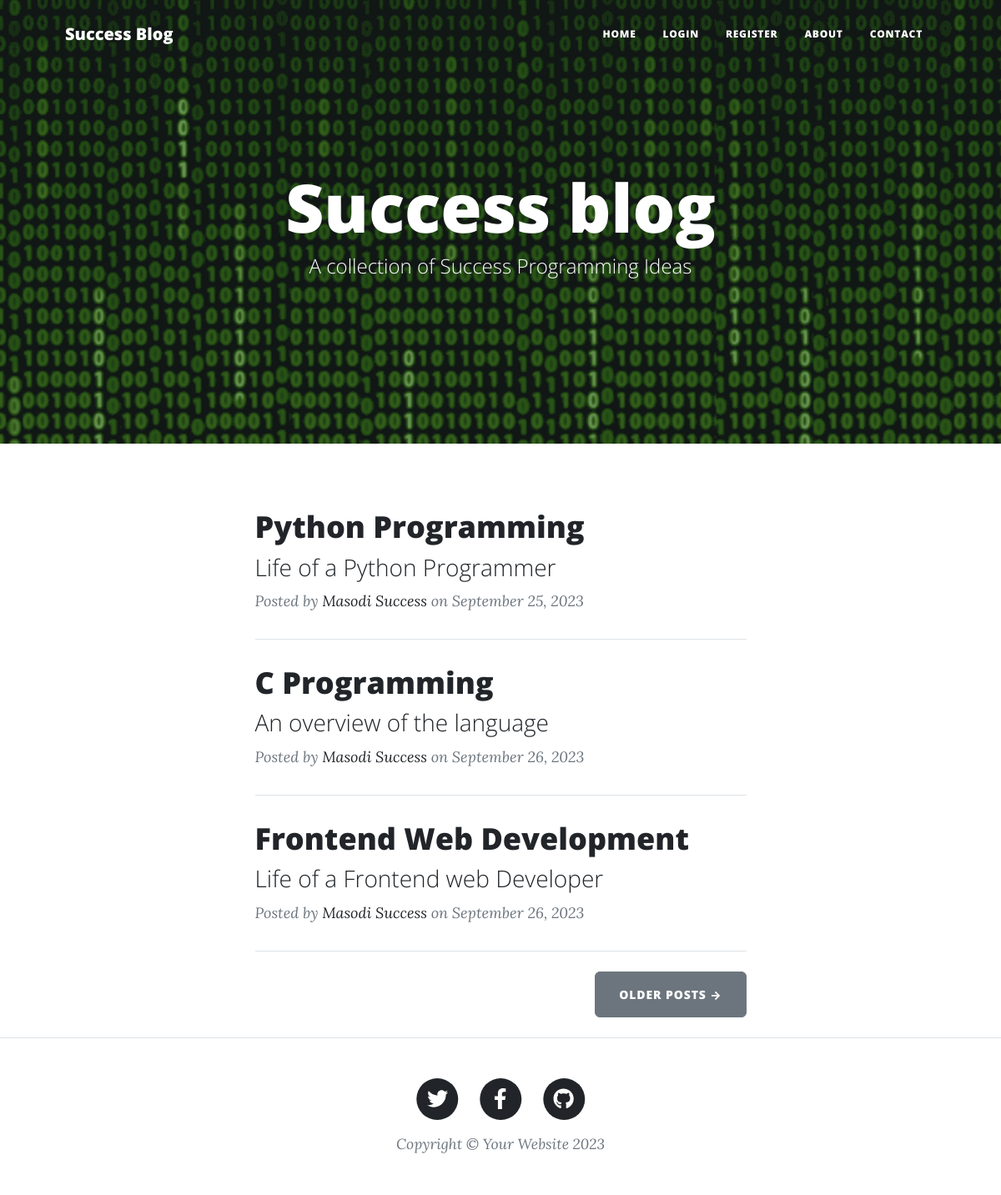
The page / on the database its author committed.
### main.py (models this page shows)
class BlogPost(db.Model):
    id = db.Column(db.Integer, primary_key=True)
    __tablename__ = "blog_posts"
    author_id = db.Column(db.Integer, db.ForeignKey("users.id"))
    author = relationship("User", back_populates="posts")
    title = db.Column(db.String(250), unique=True, nullable=False)
    subtitle = db.Column(db.String(250), nullable=False)
    date = db.Column(db.String(250), nullable=False)
    body = db.Column(db.Text, nullable=False)
    img_url = db.Column(db.String(250), nullable=False)
    comments = relationship("Comment", back_populates="parent_post")

class User(UserMixin, db.Model):
    __tablename__ = "users"
    id = db.Column(db.Integer, primary_key=True)
    email = db.Column(db.String(100), unique=True)
    password = db.Column(db.String(100))
    name = db.Column(db.String(1000))
    posts = relationship("BlogPost", back_populates="author")
    comments = relationship("Comment", back_populates="comment_author")

### main.py (the view)
@app.route('/')
def get_all_posts():
    result = db.session.execute(db.select(BlogPost))
    posts = result.scalars().all()
    return render_template("index.html", all_posts=posts, current_user=current_user)

### templates/index.html (shortened to what this page needs)
{% include "header.html" %}
<header
  class="masthead"
  style="background-image: url('../static/assets/img/wallpaper2.gif')"
>
  <div class="container position-relative px-4 px-lg-5">
    <div class="row gx-4 gx-lg-5 justify-content-center">
      <div class="col-md-10 col-lg-8 col-xl-7">
        <div class="site-heading">
          <h1>Success blog</h1>
            <span class="subheading">A collection of Success Programming Ideas</span>
        </div>
      </div>
    </div>
  </div>
</header>
<div class="container px-4 px-lg-5">
  <div class="row gx-4 gx-lg-5 justify-content-center">
    <div class="col-md-10 col-lg-8 col-xl-7">
      {% for post in all_posts %}
      <div class="post-preview">
        <a href="{{ url_for('show_post', post_id=post.id) }}">
          <h2 class="post-title">{{ post.title }}</h2>
          <h3 class="post-subtitle">{{ post.subtitle }}</h3>
        </a>
        <p class="post-meta">
          Posted by
          <a href="{{url_for('me') }}">{{post.author.name}}</a>
          on {{post.date}}
        </p>
      </div>
      <hr class="my-4" />
      {% endfor %}
      <div class="d-flex justify-content-end mb-4">
        <a class="btn btn-secondary text-uppercase" href="#!">Older Posts →</a>
      </div>
    </div>
  </div>
</div>
{% include "footer.html" %}

### templates/header.html (shortened to what this page needs)
<!DOCTYPE html>
<html lang="en">
  <head>
    {% block styles %}
    {{ bootstrap.load_css() }}
    <link
      href="{{ url_for('static', filename='css/styles.css') }}"
      rel="stylesheet"
    />
    {% endblock %}
  </head>
  <body>
    <nav class="navbar navbar-expand-lg navbar-light" id="mainNav">
      <div class="container px-4 px-lg-5">
        <a class="navbar-brand" href="/">Success Blog</a>
        <div class="collapse navbar-collapse" id="navbarResponsive">
          <ul class="navbar-nav ms-auto py-4 py-lg-0">
            <li class="nav-item">
              <a
                class="nav-link px-lg-3 py-3 py-lg-4"
                href="{{ url_for('get_all_posts') }}"
                >Home</a
              >
            </li>
            {% if not current_user.is_authenticated: %}
            <li class="nav-item">
              <a
                class="nav-link px-lg-3 py-3 py-lg-4"
                href="{{ url_for('login') }}"
                >Login</a
              >
            </li>
            <li class="nav-item">
              <a
                class="nav-link px-lg-3 py-3 py-lg-4"
                href="{{ url_for('register') }}"
                >Register</a
              >
            </li>
            {% endif %}
            <li class="nav-item">
              <a
                class="nav-link px-lg-3 py-3 py-lg-4"
                href="{{ url_for('about') }}"
                >About</a
              >
            </li>
            <li class="nav-item">
              <a
                class="nav-link px-lg-3 py-3 py-lg-4"
                href="{{ url_for('contact') }}"
                >Contact</a
              >
            </li>
          </ul>
        </div>
      </div>
    </nav>
  </body>
</html>

### templates/footer.html (shortened to what this page needs)
        <footer class="border-top">
          <div class="container px-4 px-lg-5">
              <div class="row gx-4 gx-lg-5 justify-content-center">
                  <div class="col-md-10 col-lg-8 col-xl-7">
                <ul class="list-inline text-center">
                    <li class="list-inline-item">
                        <a href="https://twitter.com/SucCess46231067">
                            <span class="fa-stack fa-lg">
                                <i class="fas fa-circle fa-stack-2x"></i>
                                <i class="fab fa-twitter fa-stack-1x fa-inverse"></i>
                            </span>
                        </a>
                    </li>
                    <li class="list-inline-item">
                        <a href="https://wa.me/+2348108138419">
                            <span class="fa-stack fa-lg">
                                <i class="fas fa-circle fa-stack-2x"></i>
                                <i class="fab fa-facebook-f fa-stack-1x fa-inverse"></i>
                            </span>
                        </a>
                    </li>
                    <li class="list-inline-item">
                        <a href="https://github.com/suskidee">
                            <span class="fa-stack fa-lg">
                                <i class="fas fa-circle fa-stack-2x"></i>
                                <i class="fab fa-github fa-stack-1x fa-inverse"></i>
                            </span>
                        </a>
                    </li>
                </ul>
                <div class="small text-center text-muted fst-italic">Copyright &copy; Your Website 2023</div>
            </div>
              </div>
          </div>
      </footer>
  </body>
</html>

### rows shown on the page
BlogPost: title "Python Programming", subtitle "Life of a Python Programmer", author.name "Masodi Success", date "September 25, 2023"
BlogPost: title "C Programming", subtitle "An overview of the language", author.name "Masodi Success", date "September 26, 2023"
BlogPost: title "Frontend Web Development", subtitle "Life of a Frontend web Developer", author.name "Masodi Success", date "September 26, 2023"
